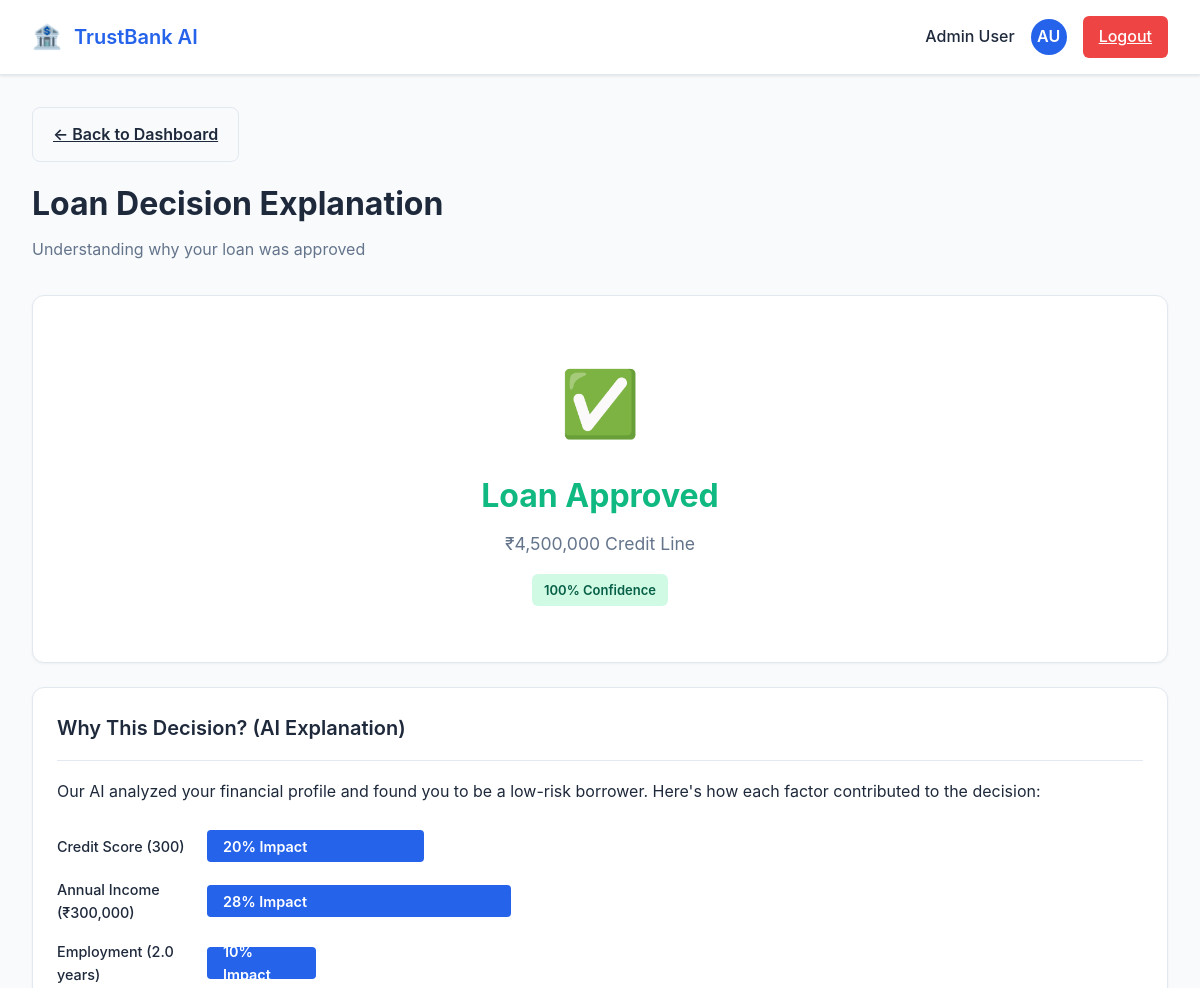
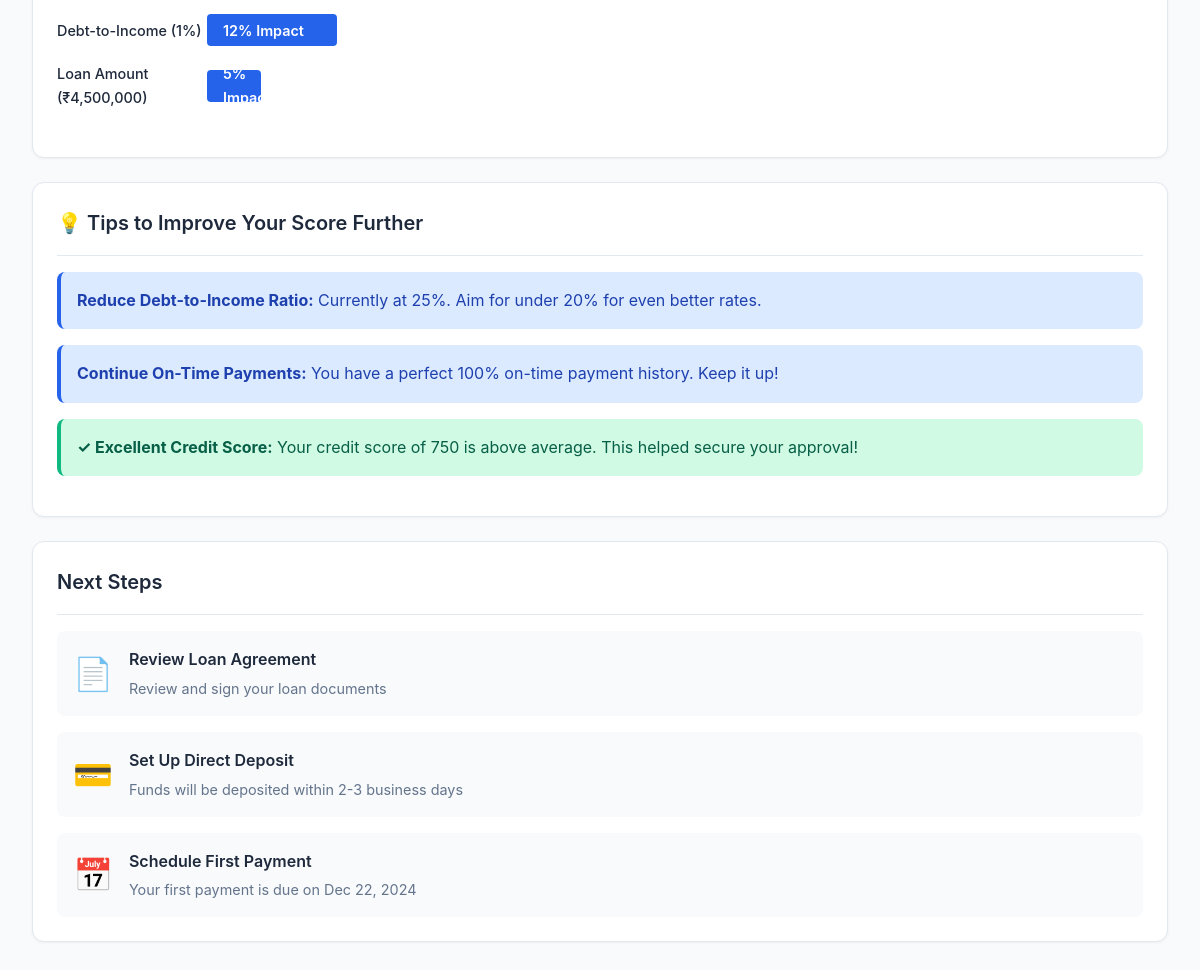
Page /loan-explanation?loan_id=2 (signed in) on the committed database (2 pictures, top to bottom).
### models.py (models this page shows, shortened)
class User(db.Model):
    id = db.Column(db.Integer, primary_key=True)
    name = db.Column(db.String(100), nullable=False)
    email = db.Column(db.String(120), unique=True, nullable=False)
    password_hash = db.Column(db.String(128))
    is_admin = db.Column(db.Boolean, default=False)
    loans = db.relationship('LoanApplication', backref='user', lazy=True)

class LoanApplication(db.Model):
    id = db.Column(db.Integer, primary_key=True)
    user_id = db.Column(db.Integer, db.ForeignKey('user.id'), nullable=False)
    amount = db.Column(db.Float, nullable=False)
    income = db.Column(db.Float, nullable=False)
    credit_score = db.Column(db.Integer, nullable=False)
    employment_years = db.Column(db.Float, nullable=False)
    debt_to_income = db.Column(db.Float, nullable=False)
    model_decision = db.Column(db.String(50))
    model_confidence = db.Column(db.Float)
    human_override = db.Column(db.String(50))
    explanation = db.Column(db.Text, nullable=True)  # Store rejection reasons or approval notes
    submitted_at = db.Column(db.DateTime, default=datetime.utcnow)

### app.py (the view)
@app.route('/loan-explanation')
def loan_explanation():
    if 'user_id' not in session:
        return redirect(url_for('login'))
    user = User.query.get(session['user_id'])
    if not user:
        return redirect(url_for('login'))
    loan_id = request.args.get('loan_id')
    if loan_id:
        loan = LoanApplication.query.get(loan_id)
        if loan and loan.user_id == user.id:
            return render_template('loan_explanation.html', user=user, loan=loan)
    latest_loan = LoanApplication.query.filter_by(user_id=user.id).order_by(LoanApplication.submitted_at.desc()).first()
    return render_template('loan_explanation.html', user=user, loan=latest_loan)

### app.py (called while the page is built)
@app.template_filter('initials')
def initials_filter(name):
    if not name:
        return 'U'
    parts = name.strip().split()
    if len(parts) >= 2:
        return (parts[0][0] + parts[-1][0]).upper()
    return name[:2].upper() if len(name) >= 2 else name[0].upper()

### templates/loan_explanation.html (shortened to what this page needs)
<!DOCTYPE html>
<html lang="en">
<head>
    <link rel="stylesheet" href="{{ url_for('static', filename='style.css') }}">
</head>
<body>
    <div class="header">
        <div class="header-content">
            <div class="logo">
                <span style="font-size: 1.5rem;">🏦</span>
                <span>TrustBank AI</span>
            </div>
            <div class="user-info">
                <span class="user-name">{{ user.name if user else 'User' }}</span>
                <div class="user-avatar">{{ user.name|initials if user else 'U' }}</div>
                <a href="{{ url_for('logout') }}" class="btn-logout">Logout</a>
            </div>
        </div>
    </div>
    <div class="container">
        <a href="{{ url_for('dashboard') }}" class="btn btn-secondary" style="margin-bottom: 1rem; display: inline-block;">← Back to Dashboard</a>
        <h1 class="page-title">Loan Decision Explanation</h1>
        <p class="page-subtitle">Understanding why your loan was approved</p>
        <div class="card">
            <div style="text-align: center; padding: 2rem;">
                {% if loan and loan.model_decision == 'APPROVE' %}
                <div style="font-size: 4rem; margin-bottom: 1rem;">✅</div>
                <h2 style="font-size: 2rem; font-weight: 700; color: var(--success);">Loan Approved</h2>
                <p style="color: var(--text-secondary); font-size: 1.1rem; margin-top: 0.5rem;">
                    ₹{{ "{:,}".format(loan.amount|int) }} Credit Line
                </p>
                <div style="margin-top: 1rem;">
                    <span class="badge badge-success">{{ (loan.model_confidence * 100)|int }}% Confidence</span>
                </div>
                {% endif %}
            </div>
        </div>
        <div class="card">
            <div class="card-header">
                <h3 class="card-title">Why This Decision? (AI Explanation)</h3>
            </div>
            {% if loan %}
            <p style="margin-bottom: 1.5rem; line-height: 1.8;">Our AI analyzed your financial profile{% if loan.model_decision == 'APPROVE' %} and found you to be a low-risk borrower{% else %} and identified some areas of concern{% endif %}. Here's how each factor contributed to the decision:</p>
            <div class="chart-container">
                <div class="chart-bar">
                    <div class="chart-label">Credit Score ({{ loan.credit_score }})</div>
                    <div class="chart-bar-fill" style="width: {% if loan.credit_score >= 750 %}35{% elif loan.credit_score >= 700 %}30{% elif loan.credit_score >= 650 %}25{% else %}20{% endif %}%;">
                        {% if loan.credit_score >= 750 %}35{% elif loan.credit_score >= 700 %}30{% elif loan.credit_score >= 650 %}25{% else %}20{% endif %}% Impact
                    </div>
                </div>
                <div class="chart-bar">
                    <div class="chart-label">Annual Income (₹{{ "{:,}".format(loan.income|int) }})</div>
                    <div class="chart-bar-fill" style="width: {% if loan.income >= 100000 %}28{% elif loan.income >= 50000 %}25{% else %}20{% endif %}%;">
                        {% if loan.income >= 100000 %}28{% elif loan.income >= 50000 %}25{% else %}20{% endif %}% Impact
                    </div>
                </div>
                <div class="chart-bar">
                    <div class="chart-label">Employment ({{ loan.employment_years }} years)</div>
                    <div class="chart-bar-fill" style="width: {% if loan.employment_years >= 5 %}20{% elif loan.employment_years >= 3 %}15{% else %}10{% endif %}%;">
                        {% if loan.employment_years >= 5 %}20{% elif loan.employment_years >= 3 %}15{% else %}10{% endif %}% Impact
                    </div>
                </div>
                <div class="chart-bar">
                    <div class="chart-label">Debt-to-Income ({{ (loan.debt_to_income * 100)|int }}%)</div>
                    <div class="chart-bar-fill" style="width: {% if loan.debt_to_income < 0.3 %}12{% elif loan.debt_to_income < 0.4 %}8{% else %}5{% endif %}%;">
                        {% if loan.debt_to_income < 0.3 %}12{% elif loan.debt_to_income < 0.4 %}8{% else %}5{% endif %}% Impact
                    </div>
                </div>
                <div class="chart-bar">
                    <div class="chart-label">Loan Amount (₹{{ "{:,}".format(loan.amount|int) }})</div>
                    <div class="chart-bar-fill" style="width: 5%;">5% Impact</div>
                </div>
            </div>
            {% else %}
            <p style="margin-bottom: 1.5rem; line-height: 1.8;">No loan application data available. Please submit a loan application first.</p>
            {% endif %}
        </div>
        <div class="card">
            <div class="card-header">
                <h3 class="card-title">💡 Tips to Improve Your Score Further</h3>
            </div>
            <div class="alert alert-info">
                <strong>Reduce Debt-to-Income Ratio:</strong> Currently at 25%. Aim for under 20% for even better rates.
            </div>
            <div class="alert alert-info">
                <strong>Continue On-Time Payments:</strong> You have a perfect 100% on-time payment history. Keep it up!
            </div>
            <div class="alert alert-success">
                <strong>✓ Excellent Credit Score:</strong> Your credit score of 750 is above average. This helped secure your approval!
            </div>
        </div>
        <div class="card">
            <div class="card-header">
                <h3 class="card-title">Next Steps</h3>
            </div>
            <div style="display: grid; gap: 1rem;">
                <div style="padding: 1rem; background: var(--bg-secondary); border-radius: 8px; display: flex; align-items: center; gap: 1rem;">
                    <div style="font-size: 2rem;">📄</div>
                    <div>
                        <div style="font-weight: 600; margin-bottom: 0.25rem;">Review Loan Agreement</div>
                        <div style="font-size: 0.9rem; color: var(--text-secondary);">Review and sign your loan documents</div>
                    </div>
                </div>
                <div style="padding: 1rem; background: var(--bg-secondary); border-radius: 8px; display: flex; align-items: center; gap: 1rem;">
                    <div style="font-size: 2rem;">💳</div>
                    <div>
                        <div style="font-weight: 600; margin-bottom: 0.25rem;">Set Up Direct Deposit</div>
                        <div style="font-size: 0.9rem; color: var(--text-secondary);">Funds will be deposited within 2-3 business days</div>
                    </div>
                </div>
                <div style="padding: 1rem; background: var(--bg-secondary); border-radius: 8px; display: flex; align-items: center; gap: 1rem;">
                    <div style="font-size: 2rem;">📅</div>
                    <div>
                        <div style="font-weight: 600; margin-bottom: 0.25rem;">Schedule First Payment</div>
                        <div style="font-size: 0.9rem; color: var(--text-secondary);">Your first payment is due on Dec 22, 2024</div>
                    </div>
                </div>
            </div>
        </div>
    </div>
</body>
</html>

### static/style.css (style rules this page uses)
* { margin: 0; padding: 0; box-sizing: border-box; }
:root { --primary: #2563eb; --primary-dark: #1e40af; --success: #10b981; --warning: #f59e0b; --danger: #ef4444; --bg-primary: #ffffff; --bg-secondary: #f8fafc; --text-primary: #1e293b; --text-secondary: #64748b; --border: #e2e8f0; }
body { font-family: -apple-system, BlinkMacSystemFont, 'Segoe UI', Roboto, sans-serif; background: var(--bg-secondary); color: var(--text-primary); line-height: 1.6; min-height: 100vh; }
.header { background: var(--bg-primary); border-bottom: 1px solid var(--border); padding: 1rem 2rem; box-shadow: 0 1px 3px rgba(0, 0, 0, 0.1); }
.header-content { max-width: 1400px; margin: 0 auto; display: flex; justify-content: space-between; align-items: center; }
.logo { display: flex; align-items: center; gap: 0.75rem; font-size: 1.25rem; font-weight: 600; color: var(--primary); }
.user-name { font-weight: 500; color: var(--text-primary); }
.user-info { display: flex; align-items: center; gap: 1rem; }
.user-avatar { width: 36px; height: 36px; border-radius: 50%; background: var(--primary); display: flex; align-items: center; justify-content: center; color: white; font-weight: 600; }
.btn-logout { padding: 0.5rem 1rem; background: var(--danger); color: white; border: none; border-radius: 6px; cursor: pointer; font-weight: 500; }
.container { max-width: 1400px; margin: 0 auto; padding: 2rem; }
.page-title { font-size: 2rem; font-weight: 700; margin-bottom: 0.5rem; }
.page-subtitle { color: var(--text-secondary); margin-bottom: 2rem; }
.btn { padding: 0.875rem 1.25rem; border: none; border-radius: 8px; font-weight: 600; cursor: pointer; transition: all 0.2s; font-size: 1rem; }
.btn-secondary { background: var(--bg-secondary); color: var(--text-primary); border: 1px solid var(--border); }
.card { background: white; border: 1px solid var(--border); border-radius: 12px; padding: 1.5rem; margin-bottom: 1.5rem; box-shadow: 0 1px 3px rgba(0, 0, 0, 0.05); }
.card-header { display: flex; justify-content: space-between; align-items: center; margin-bottom: 1rem; padding-bottom: 1rem; border-bottom: 1px solid var(--border); }
.card-title { font-size: 1.25rem; font-weight: 600; }
.badge { display: inline-block; padding: 0.375rem 0.75rem; border-radius: 6px; font-size: 0.8125rem; font-weight: 600; }
.badge-success { background: #d1fae5; color: #065f46; }
.chart-container { margin: 1.5rem 0; }
.chart-bar { display: flex; align-items: center; margin-bottom: 1rem; }
.chart-label { width: 150px; font-size: 0.9rem; font-weight: 500; }
.chart-bar-fill { height: 32px; background: var(--primary); border-radius: 4px; display: flex; align-items: center; padding: 0 1rem; color: white; font-weight: 600; font-size: 0.9rem; }
.alert { padding: 1rem; border-radius: 8px; margin-bottom: 1rem; border-left: 4px solid; }
.alert-info { background: #dbeafe; color: #1e40af; border-left-color: var(--primary); }
.alert-success { background: #d1fae5; color: #065f46; border-left-color: var(--success); }

### rows in the picture
User: name "Admin User", name|initials "AU"
LoanApplication: amount "4,500,000", (loan.model_confidence*100)|int "100", credit_score "300", income "300,000", employment_years "2.0", (loan.debt_to_income*100)|int "1"
